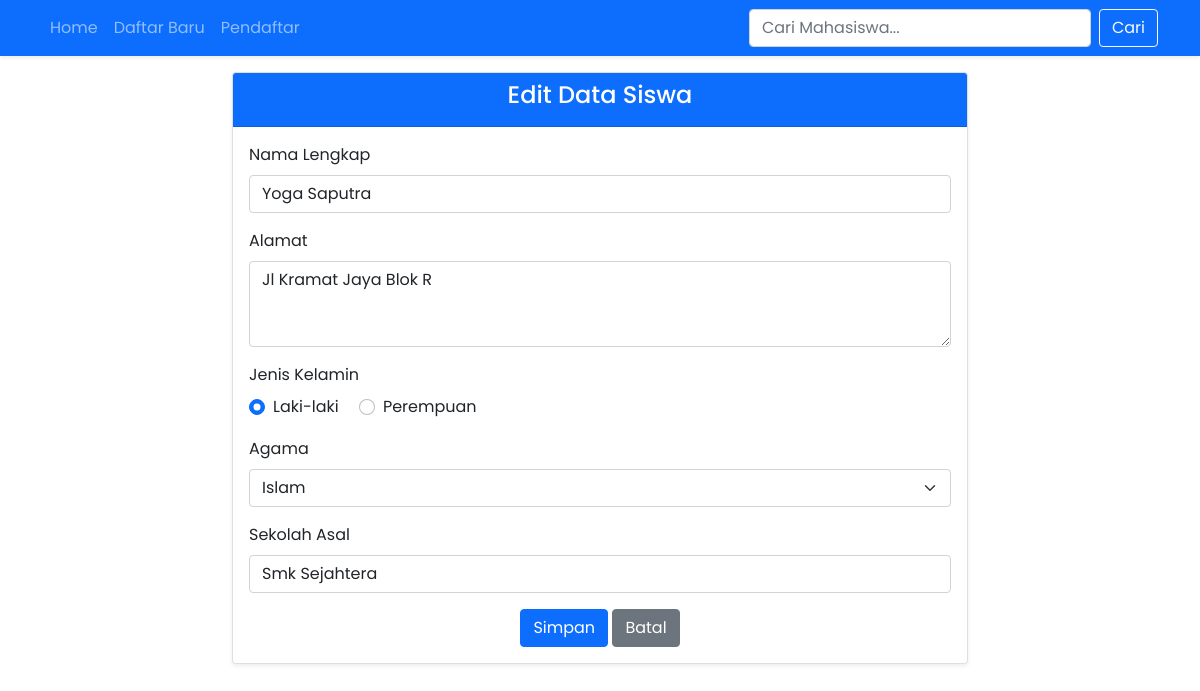
Screenshot of /form-edit.php?id=71 with the database file from the repository.
### tables this page shows
CREATE TABLE `calon_siswa` (
  `id` int(11) NOT NULL,
  `nama` varchar(100) NOT NULL,
  `alamat` varchar(255) NOT NULL,
  `jenis_kelamin` varchar(20) NOT NULL,
  `agama` varchar(50) NOT NULL,
  `sekolah_asal` varchar(100) NOT NULL
);

### form-edit.php (the view, shortened to what this page needs)
<?php
include("config.php");
$id = $_GET['id'];
$sql = "SELECT * FROM calon_siswa WHERE id=$id";
$query = mysqli_query($db, $sql);
$siswa = mysqli_fetch_assoc($query);
?>
<!DOCTYPE html>
<html lang="en">
  <head>
    <link href="https://cdn.jsdelivr.net/npm/bootstrap@5.0.2/dist/css/bootstrap.min.css" rel="stylesheet">
    <link rel="stylesheet" href="assets/css/style.css">
  </head>
  <body>
    <nav class="navbar navbar-expand-lg navbar-dark bg-primary shadow-sm">
      <div class="container">
        <div class="collapse navbar-collapse" id="navbarNav">
          <ul class="navbar-nav me-auto mb-2 mb-lg-0">
            <li class="nav-item">
              <a class="nav-link" aria-current="page" href="index.php">Home</a>
            </li>
            <li class="nav-item">
              <a class="nav-link" aria-current="page" href="form-daftar.php">Daftar Baru</a>
            </li>
            <li class="nav-item">
              <a class="nav-link" href="list-siswa.php">Pendaftar</a>
            </li>
          </ul>
          <form class="d-flex">
            <input class="form-control me-2" type="search" placeholder="Cari Mahasiswa..." aria-label="Search">
            <button class="btn btn-outline-light" type="submit">Cari</button>
          </form>
        </div>
      </div>
    </nav>
    <div class="container mt-3">
      <div class="row justify-content-center">
        <div class="col-md-8">
          <div class="card shadow-sm">
            <div class="card-header bg-primary text-white text-center">
              <h4>Edit Data Siswa</h4>
            </div>
            <div class="card-body">
              <form action="proses-edit.php" method="POST" class="needs-validation" novalidate>
                <div class="mb-3">
                  <label for="nama" class="form-label">Nama Lengkap</label>
                  <input type="text" class="form-control" id="nama" name="nama" placeholder="Masukkan nama lengkap" value="<?php echo $siswa['nama'] ?>" required>
                </div>
                <div class="mb-3">
                  <label for="alamat" class="form-label">Alamat</label>
                  <textarea class="form-control" id="alamat" name="alamat" rows="3" placeholder="Masukkan alamat lengkap" required><?php echo $siswa['alamat'] ?></textarea>
                </div>
                <div class="mb-3">
                  <label class="form-label">Jenis Kelamin</label>
                  <?php $jk = $siswa['jenis_kelamin']; ?>
                  <div>
                    <div class="form-check form-check-inline">
                      <input class="form-check-input" type="radio" id="laki-laki" name="jenis_kelamin" value="laki-laki" <?php echo ($jk == 'laki-laki') ? "checked" : "" ?> required>
                      <label class="form-check-label" for="laki-laki">Laki-laki</label>
                    </div>
                    <div class="form-check form-check-inline">
                      <input class="form-check-input" type="radio" id="perempuan" name="jenis_kelamin" value="perempuan" <?php echo ($jk == 'perempuan') ? "checked" : "" ?> required>
                      <label class="form-check-label" for="perempuan">Perempuan</label>
                    </div>
                  </div>
                </div>
                <div class="mb-3">
                  <label for="agama" class="form-label">Agama</label>
                  <?php $agama = $siswa['agama']; ?>
                  <select class="form-select" id="agama" name="agama" required>
                    <option <?php echo ($agama == 'Islam') ? "selected" : "" ?>>Islam</option>
                  </select>
                </div>
                <div class="mb-3">
                  <label for="sekolah_asal" class="form-label">Sekolah Asal</label>
                  <input type="text" class="form-control" id="sekolah_asal" name="sekolah_asal" placeholder="Masukkan nama sekolah asal" value="<?php echo $siswa['sekolah_asal'] ?>" required>
                </div>
                <div class="text-center">
                  <button type="submit" class="btn btn-primary" name="simpan">Simpan</button>
                  <a href="list-siswa.php" class="btn btn-secondary">Batal</a>
                </div>
              </form>
            </div>
          </div>
        </div>
      </div>
    </div>
  </body>
</html>

### assets/css/style.css (style rules this page uses)
body { font-family: 'Poppins', sans-serif; }

### rows the page displays
calon_siswa: nama "Yoga Saputra", alamat "Jl Kramat Jaya Blok R", jenis_kelamin "☑ Laki-laki", jenis_kelamin "☐ Perempuan", agama "Islam", sekolah_asal "Smk Sejahtera"
